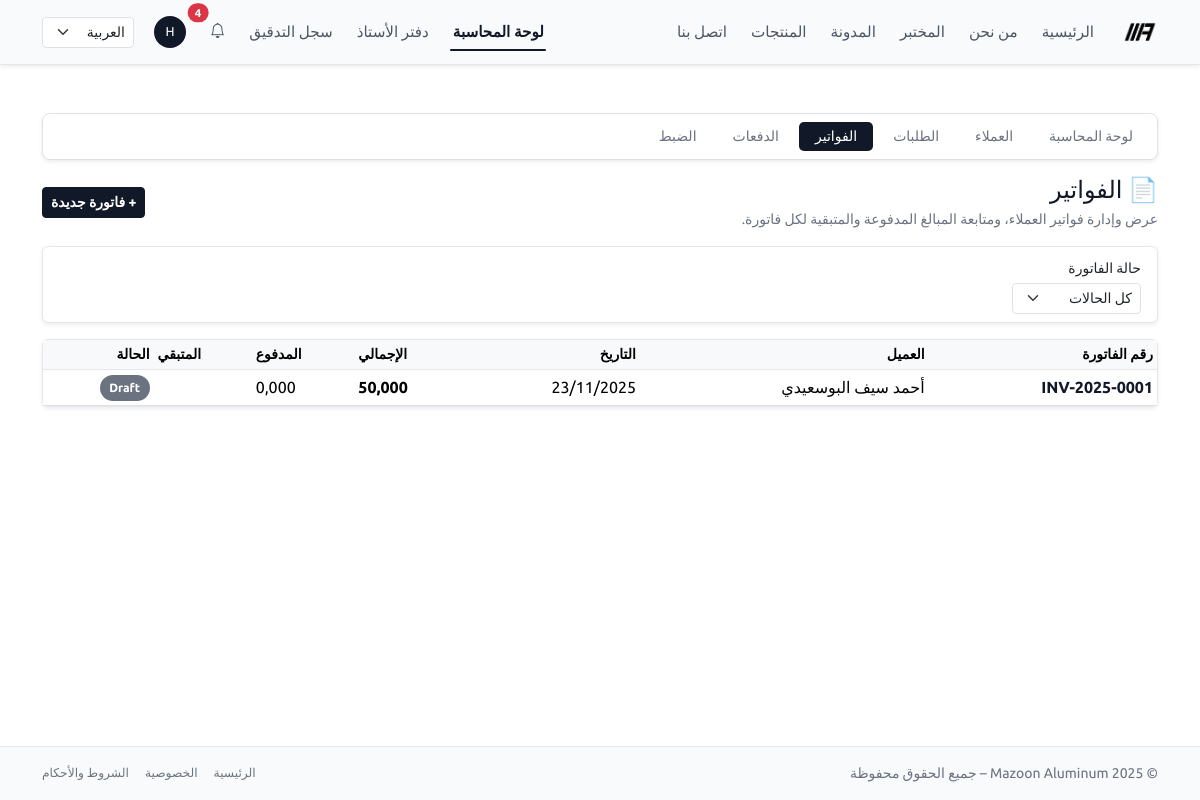
The app's page /ar/accounting/invoices/ (signed in), older data.
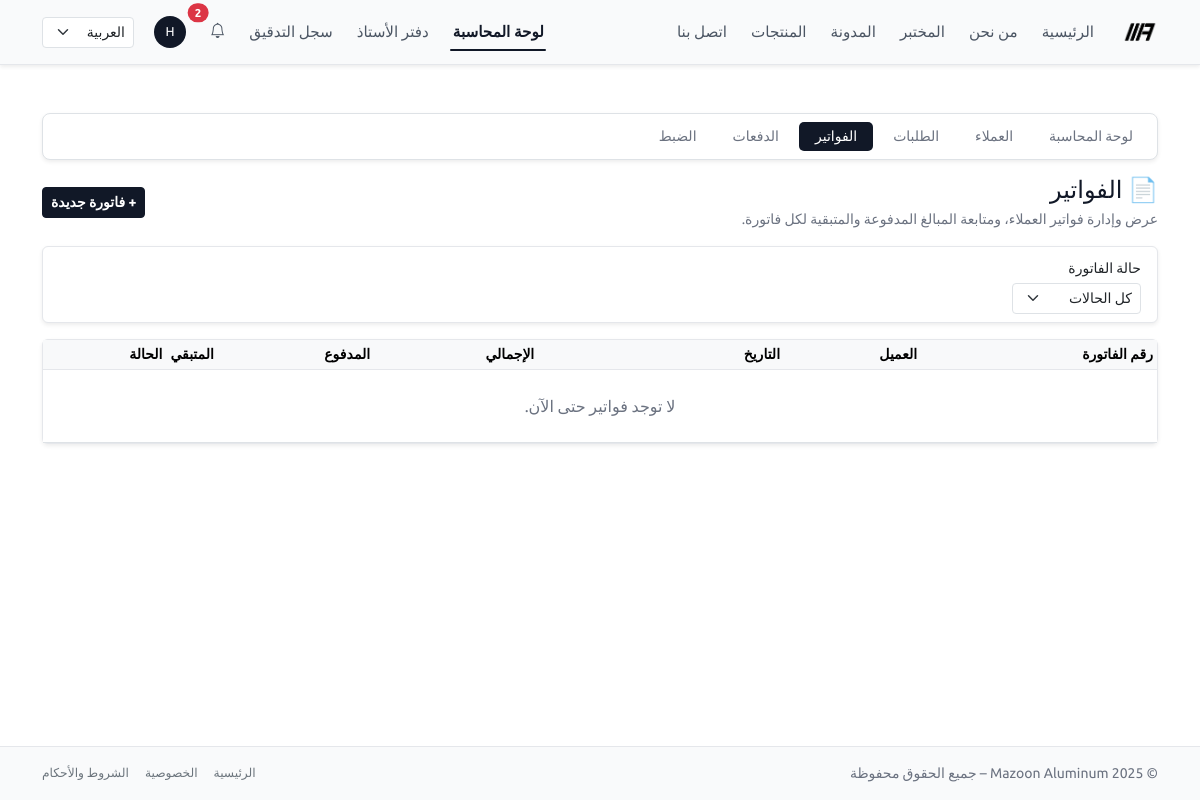
The same page, newer data.
### accounting/models.py (models this page shows, shortened)
class Invoice(NumberedModel, StatefulDomainModel):
    class Status(models.TextChoices):
        DRAFT = "draft", "Draft"
        SENT = "sent", "Sent"
        PARTIALLY_PAID = "partially_paid", "Partially Paid"
        PAID = "paid", "Paid"
        CANCELLED = "cancelled", "Cancelled"
    customer = models.ForeignKey(
        Customer,
        on_delete=models.PROTECT,
        related_name="invoices",
    )
    issued_at = models.DateField(default=timezone.now)
    due_date = models.DateField(null=True, blank=True)
    description = models.TextField(blank=True)
    terms = models.TextField(
        blank=True,
        help_text="Terms and conditions shown on the invoice.",
    )
    total_amount = models.DecimalField(max_digits=12, decimal_places=3)
    paid_amount = models.DecimalField(
        max_digits=12,
        decimal_places=3,
        default=0,
        help_text="Cached sum of related payments for quick display.",
    )
    status = models.CharField(
        max_length=20,
        choices=Status.choices,
        default=Status.DRAFT,
    )
    ledger_entry = models.OneToOneField(
        "ledger.JournalEntry",
        null=True,
        blank=True,
        on_delete=models.SET_NULL,
        related_name="invoice",
        help_text="Linked ledger journal entry for this invoice, if posted.",
    )
    created_at = models.DateTimeField(auto_now_add=True)
    updated_at = models.DateTimeField(auto_now=True)
    class Meta:
        ordering = ("-issued_at", "-id")
        indexes = [
            models.Index(fields=["serial"]),
            models.Index(fields=["status"]),
            models.Index(fields=["issued_at"]),
        ]

class Customer(models.Model):
    user = models.OneToOneField(
        settings.AUTH_USER_MODEL,
        on_delete=models.SET_NULL,
        null=True,
        blank=True,
        related_name="customer_profile",
        help_text="Optional: link to a Django user for customer access.",
    )
    name = models.CharField(max_length=255)
    phone = models.CharField(max_length=50, blank=True)
    email = models.EmailField(blank=True)
    company_name = models.CharField(max_length=255, blank=True)
    tax_number = models.CharField(
        max_length=50,
        blank=True,
        help_text="Optional: VAT / Tax ID if applicable.",
    )
    country = models.CharField(
        max_length=255,
        blank=True,
        help_text="Country name (translatable).",
    )
    governorate = models.CharField(
        max_length=255,
        blank=True,
        help_text="Governorate / محافظة (translatable).",
    )
    wilaya = models.CharField(
        max_length=255,
        blank=True,
        help_text="Wilaya / ولاية (translatable).",
    )
    village = models.CharField(
        max_length=255,
        blank=True,
        help_text="Village / قرية (translatable).",
    )
    postal_code = models.CharField(
        max_length=20,
        blank=True,
        help_text="Postal code / الرمز البريدي (translatable if needed).",
    )
    po_box = models.CharField(
        max_length=20,
        blank=True,
        help_text="P.O. Box / صندوق البريد (translatable if needed).",
    )
    address = models.TextField(blank=True)
    created_at = models.DateTimeField(auto_now_add=True)
    class Meta:
        ordering = ("name", "id")

### accounting/views.py (the view)
# urls.py: path("invoices/", views.InvoiceListView.as_view(), name="invoice_list"),
@method_decorator(accounting_staff_required, name="dispatch")
class InvoiceListView(AccountingSectionMixin, ListView):
    section = "invoices"
    model = Invoice
    template_name = "accounting/invoices/list.html"
    context_object_name = "invoices"
    paginate_by = 20
    def get_queryset(self):
        qs = (
            super()
            .get_queryset()
            .select_related("customer")
        )
        status = self.request.GET.get("status")
        if status:
            qs = qs.filter(status=status)
        return qs
    def get_context_data(self, **kwargs):
        ctx = super().get_context_data(**kwargs)
        ctx["status_filter"] = self.request.GET.get("status", "")
        return ctx

### accounting/views.py (called while the page is built)
def is_accounting_staff(user):
    return (
        user.is_authenticated
        and user.is_active
        and user.groups.filter(name="accounting_staff").exists()
    )

    def get_context_data(self, **kwargs):
        ctx = super().get_context_data(**kwargs)
        ctx["accounting_section"] = self.section
        return ctx

### core/context_processors/notifications.py (called while the page is built)
def notifications_context(request):
    user = request.user
    if not user.is_authenticated:
        return {}
    base_qs = Notification.objects.for_user(user)
    unread_count = base_qs.unread().count()
    recent_notifications = list(
        base_qs.select_related("target_content_type")[:10]
    )
    return {
        "notif_unread_count": unread_count,
        "notif_recent": recent_notifications,
        "notif_has_unread": unread_count > 0,
    }

### core/models/notifications.py (called while the page is built)
    def visible(self):
        return self.filter(is_deleted=False)

    def for_user(self, user):
        return self.visible().filter(recipient=user)

    def unread(self):
        return self.filter(is_read=False)

### templates/accounting/invoices/list.html (shortened to what this page needs)
{% extends "base.html" %}
{% load i18n %}
{% block content %}
<div class="py-4">
  {% include "accounting/_nav.html" %}
  <div class="d-flex flex-wrap justify-content-between align-items-center mb-3 gap-2">
    <div>
      <h1 class="h4 mb-1 text-mazoon">📄 {% trans "الفواتير" %}</h1>
      <p class="text-muted small mb-0">
        {% trans "عرض وإدارة فواتير العملاء، ومتابعة المبالغ المدفوعة والمتبقية لكل فاتورة." %}
      </p>
    </div>
    <a href="{% url 'accounting:invoice_create' %}" class="btn btn-primary btn-sm d-flex align-items-center gap-1">
      <span class="fw-semibold">+ {% trans "فاتورة جديدة" %}</span>
    </a>
  </div>
  <form method="get" class="mb-3">
    <div class="card bg-mazoon-card border-0 shadow-sm">
      <div class="card-body py-2">
        <div class="row g-2 align-items-end">
          <div class="col-auto">
            <label for="id_status" class="form-label small mb-1">{% trans "حالة الفاتورة" %}</label>
            <select id="id_status"
                    name="status"
                    class="form-select form-select-sm"
                    onchange="this.form.submit()">
              <option value="">{% trans "كل الحالات" %}</option>
            </select>
          </div>
        </div>
      </div>
    </div>
  </form>
  <div class="card border-0 shadow-sm bg-mazoon-card">
    <div class="card-body p-0">
      <div class="table-responsive">
        <table class="table table-hover table-sm mb-0 align-middle">
          <thead class="table-light small">
            <tr>
              <th>{% trans "رقم الفاتورة" %}</th>
              <th>{% trans "العميل" %}</th>
              <th>{% trans "التاريخ" %}</th>
              <th class="text-end">{% trans "الإجمالي" %}</th>
              <th class="text-end">{% trans "المدفوع" %}</th>
              <th class="text-end">{% trans "المتبقي" %}</th>
              <th>{% trans "الحالة" %}</th>
            </tr>
          </thead>
          <tbody>
            {% for inv in invoices %}
              <tr>
                <td>
  {% if inv.serial %}
    <a href="{% url 'accounting:invoice_detail' serial=inv.serial %}"
       class="text-decoration-none text-mazoon fw-semibold">
      {{ inv.serial }}
    </a>
  {% else %}
    <span class="text-muted small">
      {% trans "بدون رقم" %} (ID: {{ inv.id }})
    </span>
  {% endif %}
</td>
                <td>{{ inv.customer.name }}</td>
                <td>{{ inv.issued_at|date:"d/m/Y" }}</td>
                <td class="text-end fw-semibold">{{ inv.total_amount }}</td>
                <td class="text-end">{{ inv.paid_amount }}</td>
                <td class="text-end">{{ inv.balance }}</td>
                <td>
                  {% if inv.status == inv.Status.PAID %}
                    <span class="badge-mazoon badge-paid">{% trans "مدفوعة" %}</span>
                  {% elif inv.status == inv.Status.PARTIALLY_PAID %}
                    <span class="badge-mazoon badge-partially-paid">{% trans "مدفوعة جزئياً" %}</span>
                  {% elif inv.status == inv.Status.CANCELLED %}
                    <span class="badge-mazoon badge-cancelled">{% trans "ملغاة" %}</span>
                  {% elif inv.status == inv.Status.SENT %}
                    <span class="badge-mazoon badge-sent">{% trans "مرسلة" %}</span>
                  {% else %}
                    <span class="badge-mazoon badge-draft">{{ inv.get_status_display }}</span>
                  {% endif %}
                </td>
              </tr>
            {% empty %}
              <tr>
                <td colspan="7" class="text-center text-muted py-4">
                  {% trans "لا توجد فواتير حتى الآن." %}
                </td>
              </tr>
            {% endfor %}
          </tbody>
        </table>
      </div>
    </div>
  </div>
</div>
{% endblock %}

Row changes from the older to the newer data that the page shows:
removed Invoice: serial "INV-2025-0001", customer.name "أحمد سيف البوسعيدي", issued_at "23/11/2025", total_amount "50,000", paid_amount "0,000", status "Draft"
Text that changed along with them:
{{ notif_unread_count }}: "4" → "2"
text now shown: "لا توجد فواتير حتى الآن."
